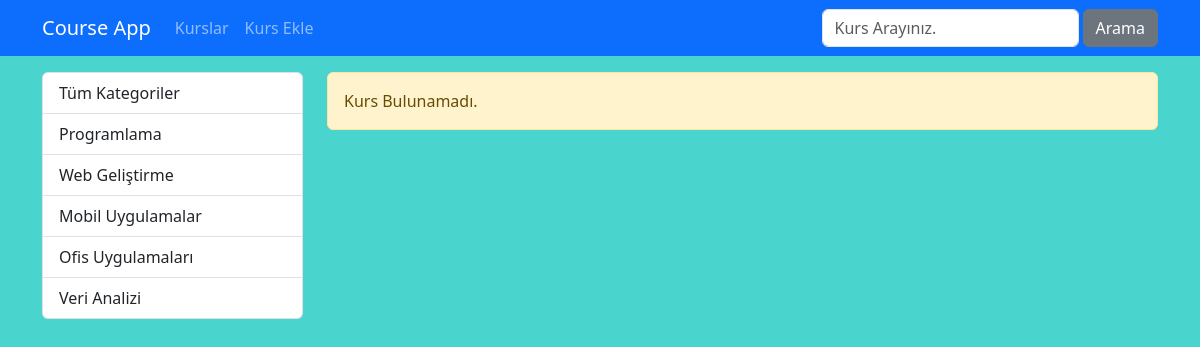
The page /kurs/ on the database as committed earlier.
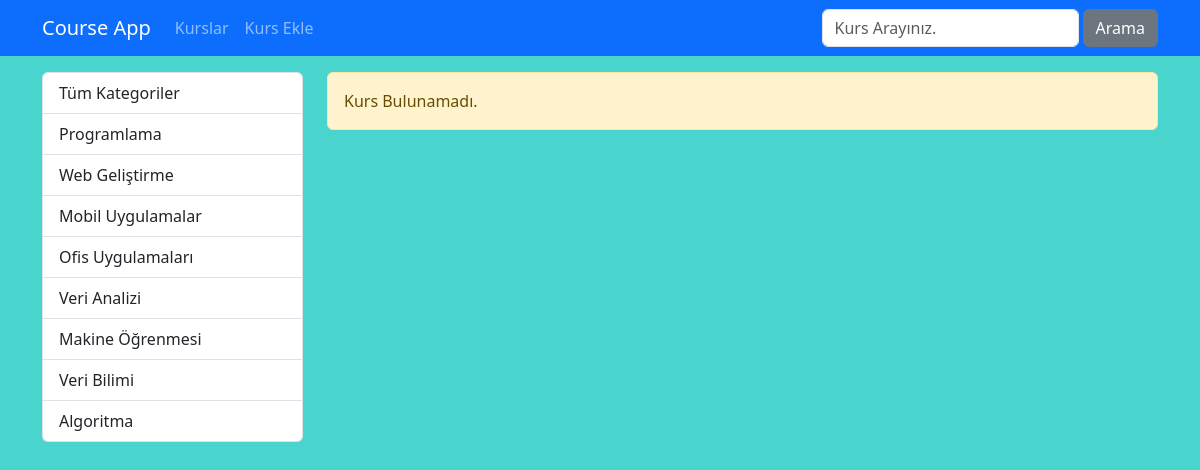
The same page on the database as committed later.
### courses/models.py (models this page shows, shortened)
class Category(models.Model):
    name = models.CharField(max_length=40)
    slug = models.SlugField(default="", null=False, unique=True, db_index=True, max_length=50)

### courses/views.py (the view)
# urls.py: path('', index, name="index"),
def index(request):
    kurslar = Course.objects.filter(isActive=1, isHome=1)
    kategoriler = Category.objects.all()
    context = dict(
        categories = kategoriler,
        courses = kurslar,
    )
    return render(request, 'courses/index.html', context)

### courses/templates/courses/index.html (shortened to what this page needs)
{% extends 'layout.html' %}
{% load static %}
{% block css_files %}
    <link rel="stylesheet" href="{% static 'courses/css/style.css' %}">
{% endblock %}
{% block content %}
    <div class="container mt-3">
        <div class="row">
            <div class="col-3">
                {% include 'courses/partials/_categories.html' %}
            </div>
            <div class="col-9">
                {% if page_obj.object_list|length == 0 %}
                    <div class="alert alert-warning">Kurs Bulunamadı.</div>
                {% endif %}
            </div>
        </div>
    </div>
{% endblock content %}

### courses/templates/courses/partials/_categories.html
<div class="list-group">
    <a href="/kurs" class="list-group-item list-group-item-action">Tüm Kategoriler</a>
    {% for category in categories %}
        <a href="{% url 'courses_by_category' category.slug %}" class="list-group-item list-group-item-action {% if seciliKategori == category.slug %}active{% endif %}">{{ category.name|title }}</a>
    {% endfor %}
</div>

Rows that differ between the two databases and show on the page:
added Category: name "Makine Öğrenmesi"
added Category: name "Veri Bilimi"
added Category: name "Algoritma"
